Frame 1 (no input): blank canvas, image omitted
Frame 60 (the mouse pressed at the canvas centre just before this capture): blank canvas, image omitted
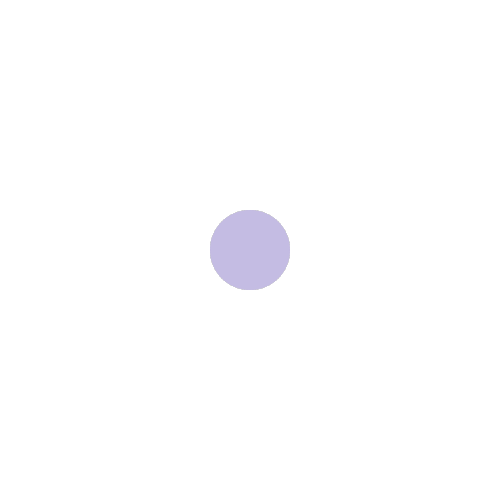
Frame 120 (the mouse held since frame 60 and released just before this capture)

The Processing sketch whose frames 1 and 60 were blank and that drew this single picture after the mouse press (run headless with seeded random() and noise(); from frame 60 on, the mouse is pressed at the canvas centre):

// Processing sketch: processing_134298
// ── processing_134298.pde

int counter;

void setup() {  //setup function called initially, only once
  size(500, 500);
  background(255);  //set background white
  colorMode(HSB);   //set colors to Hue, Saturation, Brightness mode
  counter = 0;
}

void draw() {  //draw function loops 
  counter++;
  noStroke();
  fill(random(255),100,255,50);
  
  if(mousePressed == true) { //add some interaction
    ellipse(mouseX, mouseY, 80, 80);
  }
 }
